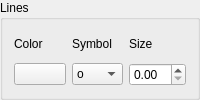
            <widget class="QGroupBox" name="groupBox">
             <property name="title">
              <string>Lines</string>
             </property>
             <layout class="QHBoxLayout" name="horizontalLayout_2">
              <item>
               <layout class="QGridLayout" name="gridLayout">
                <item row="0" column="1">
                 <widget class="QLabel" name="label_2">
                  <property name="text">
                   <string>Symbol</string>
                  </property>
                 </widget>
                </item>
                <item row="0" column="2">
                 <widget class="QLabel" name="label_3">
                  <property name="text">
                   <string>Size</string>
                  </property>
                 </widget>
                </item>
                <item row="0" column="0">
                 <widget class="QLabel" name="label">
                  <property name="text">
                   <string>Color</string>
                  </property>
                 </widget>
                </item>
                <item row="1" column="0">
                 <widget class="QPushButton" name="prop_color_point_c">
                  <property name="text">
                   <string/>
                  </property>
                 </widget>
                </item>
                <item row="1" column="1">
                 <widget class="QComboBox" name="prop_point_marker">
                  <item>
                   <property name="text">
                    <string extracomment="(circle)">o</string>
                   </property>
                  </item>
                  <item>
                   <property name="text">
                    <string>^</string>
                   </property>
                  </item>
                  <item>
                   <property name="text">
                    <string>v</string>
                   </property>
                  </item>
                  <item>
                   <property name="text">
                    <string>&lt;</string>
                   </property>
                  </item>
                  <item>
                   <property name="text">
                    <string>&gt;</string>
                   </property>
                  </item>
                  <item>
                   <property name="text">
                    <string>s</string>
                   </property>
                  </item>
                  <item>
                   <property name="text">
                    <string>+</string>
                   </property>
                  </item>
                  <item>
                   <property name="text">
                    <string>x</string>
                   </property>
                  </item>
                  <item>
                   <property name="text">
                    <string>D</string>
                   </property>
                  </item>
                  <item>
                   <property name="text">
                    <string>d</string>
                   </property>
                  </item>
                  <item>
                   <property name="text">
                    <string>h</string>
                   </property>
                  </item>
                  <item>
                   <property name="text">
                    <string>H</string>
                   </property>
                  </item>
                  <item>
                   <property name="text">
                    <string>p</string>
                   </property>
                  </item>
                  <item>
                   <property name="text">
                    <string>|</string>
                   </property>
                  </item>
                  <item>
                   <property name="text">
                    <string>_</string>
                   </property>
                  </item>
                  <item>
                   <property name="text">
                    <string>*</string>
                   </property>
                  </item>
                  <item>
                   <property name="text">
                    <string>1</string>
                   </property>
                  </item>
                  <item>
                   <property name="text">
                    <string>2</string>
                   </property>
                  </item>
                  <item>
                   <property name="text">
                    <string>3</string>
                   </property>
                  </item>
                  <item>
                   <property name="text">
                    <string>4</string>
                   </property>
                  </item>
                 </widget>
                </item>
                <item row="1" column="2">
                 <widget class="QDoubleSpinBox" name="prop_point_ms"/>
                </item>
               </layout>
              </item>
             </layout>
            </widget>
